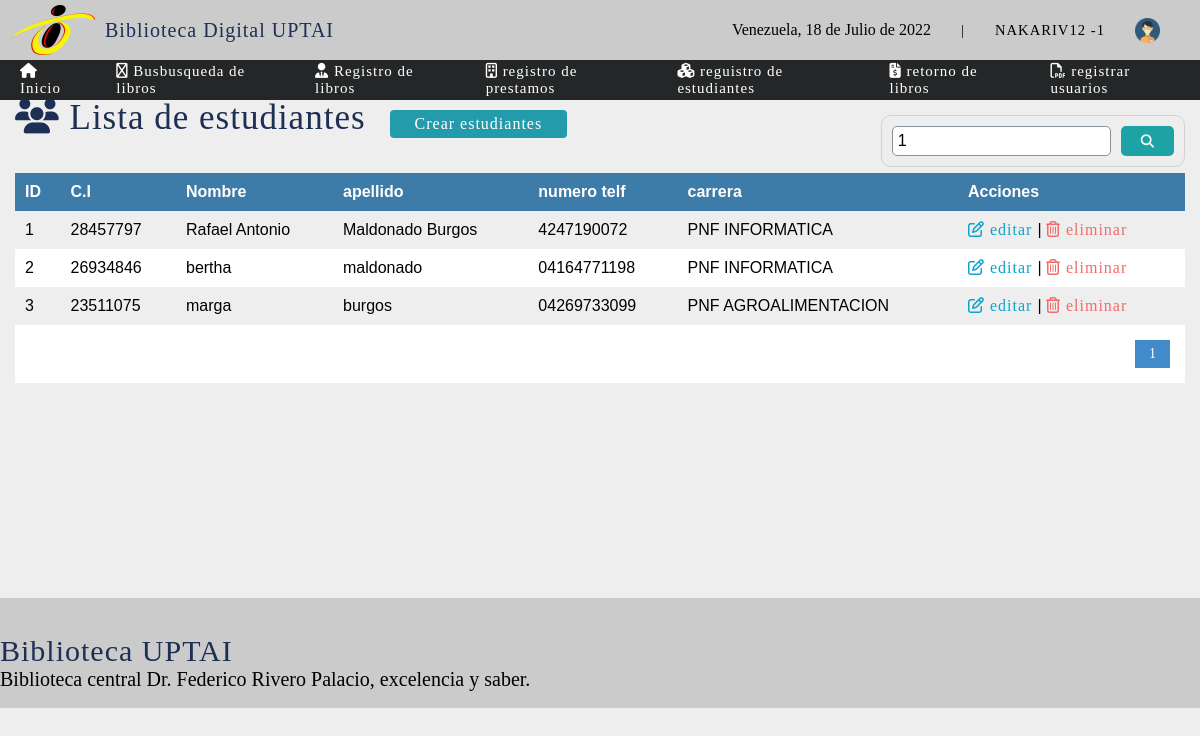
Screenshot of /sistema/buscar_estudiante.php?busqueda=1 (signed in) with the database file from the repository.
### tables this page shows
CREATE TABLE `inf_estudiante` (
  `id` int(4) NOT NULL,
  `cedula` int(10) NOT NULL,
  `nombre` varchar(20) NOT NULL,
  `apellido` varchar(20) NOT NULL,
  `numero` varchar(15) NOT NULL,
  `carrera` int(11) NOT NULL,
  `status` int(2) NOT NULL DEFAULT 1,
  `id_userCreador` int(11) DEFAULT NULL,
  `id_userDeleted` int(11) DEFAULT NULL
);

CREATE TABLE `carrera` (
  `idcarrera` int(11) NOT NULL,
  `nom_carrera` varchar(50) NOT NULL
);

### sistema/buscar_estudiante.php (the view, shortened to what this page needs)
<?php
	include "../conexion.php";
 ?>
<!DOCTYPE html>
<html lang="en">
<head>
	<?php include "vista/includes/scripts.php";?>
</head>
<body>
	<?php include "vista/includes/header.php";?>
	<section id="container">
		<?php
		$busqueda = strtolower($_REQUEST['busqueda']);
		 ?>
		<h1><i class="fas fa-users"></i> Lista de estudiantes</h1>
		<a href="registro_estudiante.php" class="btn_new">Crear estudiantes</a>
		<form action="buscar_estudiante.php" method="get" class="form_search">
			<input type="text" name="busqueda" id="busqueda" placeholder="buscar" value="<?php echo $busqueda; ?>">
			<button type="submit" class="btn_search"><i class="fas fa-search"></i></button>
		</form>
		<table>
			<tr>
                <th>ID</th>
				<th>C.I</th>
				<th>Nombre</th>
				<th>apellido</th>
				<th>numero telf</th>
				<th>carrera</th>
				<th>Acciones</th>
			</tr>
			<?php
			$carrera = '';
			$sql_register =  mysqli_query($conection, "SELECT count(*) as total_registro FROM inf_estudiante
															WHERE ( id LIKE '%$busqueda%' OR
																	cedula LIKE '%$busqueda%' OR
																	nombre LIKE '%$busqueda%' OR
																	apellido LIKE '%$busqueda%' OR
                                                                    numero LIKE '%$busqueda%'
																	$carrera )
															AND status = 1");
			$result_register = mysqli_fetch_array($sql_register);
			$total_registro = $result_register['total_registro'];
			$por_pagina = 5;
			if(empty($_GET['pagina']))
			{
				$pagina = 1;
			}else{
				$pagina = $_GET['pagina'];
			}
			$desde = ($pagina-1) * $por_pagina;
			$total_paginas = ceil($total_registro / $por_pagina);
			$query =  mysqli_query($conection,"SELECT e.id, e.cedula, e.nombre, e.apellido, e.numero, c.nom_carrera FROM inf_estudiante e INNER JOIN carrera c ON e.carrera = c.idcarrera
										WHERE ( e.id LIKE '%$busqueda%' OR
												e.cedula LIKE '%$busqueda%' OR
												e.nombre LIKE '%$busqueda%' OR
												e.apellido LIKE '%$busqueda%' OR
                                                e.numero LIKE '%$busqueda%' OR
												c.nom_carrera  LIKE '%$busqueda%')
										AND status = 1 ORDER BY e.id ASC LIMIT $desde, $por_pagina");
			$result = mysqli_num_rows($query);
			if($result > 0){
				while ($data = mysqli_fetch_array($query)) {
			 ?>
			<tr>
				<td><?php echo $data["id"] ;?></td>
				<td><?php echo $data["cedula"]; ?></td>
				<td><?php echo $data["nombre"] ;?></td>
				<td><?php echo $data["apellido"] ;?></td>
                <td><?php echo $data["numero"] ;?></td>
				<td><?php echo $data["nom_carrera"] ;?></td>
				<td>
					<a class="link_edit" href="editar_libros.php?id=<?php echo $data["id"];?>"><i class="far fa-edit"></i> editar </a>
					|
					<a class="link_delete" href="eliminar_libros.php?id=<?php echo $data["id"];?>"><i class="far fa-trash-alt"></i> eliminar</a>
				</td>
			</tr>
			<?php
				}
			}
			?>
		</table>
		<?php
			if($total_registro != 0){
		 ?>
		<div class="paginador">
			<ul>
					<?php
						for ($i=1; $i <= $total_paginas; $i++) {
							if ($i == $pagina ) {
								echo '<li class="pageSelected">'.$i.'</li>';
							}else{
								echo '<li><a href="?pagina='.$i.'&busqueda='.$busqueda.'">'.$i.'</a></li>';
							}
						}
					 ?>
			</ul>
		</div>
	<?php  } ?>
	</section>
	<?php include "vista/includes/footer.php";?>
</body>
</html>

### sistema/vista/css/estilos1.css (style rules this page uses)
* { margin: 0; padding: 0; box-sizing: border-box; }
body { margin: 0; background: #EEEEEE; }
a { text-decoration: none; font-family: 'Piazzolla'; letter-spacing: 1px; }
h1, h2, h3, h4, h5, h6 { font-family: 'Piazzolla'; font-weight: normal; letter-spacing: 1px; color: #1D2F54;; }
h1 { font-size: 26px; }
#container { padding: 90px 15px 15px; }
form { background: #fff; margin: auto; padding: 20px 50px; border: 1px solid #d1d1d1; }
input,select { display: block; width: 100%; font-size: 12pt; padding: 5px; border: 1px solid #85929c; border-radius: 5px; }
#container h1 { font-size: 35px; display: inline-block; }
.btn_new { display: inline-block; background: #239baa; color: #fff; padding: 5px 25px; border-radius: 4px; margin: 20px; }
table { margin-top: 15px; border-collapse: collapse; font-size: 12pt; font-family: 'arial'; width: 100%; }
table th { text-align: left; padding: 10px; background: #3d7ba8; color: #fff; }
table tr:nth-child(odd) { background: #fff; border: 2px; }
table td { padding: 10px; }
.link_edit { color: #0ca4ce; }
.link_delete { color: #f26b6b; }
.paginador ul { padding: 15px; list-style: none; background: #fff; display: -webkit-flex; display: -moz-flex; display: -ms-flex; display: -o-flex; display: flex; justify-content: flex-end; }
.paginador a, .pageSelected { color: #428bca; border: 1px solid #ddd; padding: 5px; display: inline-block; font-size: 14px; text-align: center; width: 35px; }
.pageSelected { color: #fff; background: #428bca; border: 1px solid #428bca; }
.form_search { margin-top: 25px; display: -webkit-flex; display: -moz-flex; display: -ms-flex; display: -o-flex; display: flex; float: right; background: initial; padding: 10px; border-radius: 10px; }
.form_search .btn_search { background: #1da3a3; color: #fff; padding: 0 20px; border: 0; cursor: pointer; margin-left: 10px; }
.form_search button { border-radius: 5px; }

### rows the page displays
inf_estudiante: id "1", cedula "28457797", nombre "Rafael Antonio", apellido "Maldonado Burgos", numero "4247190072", carrera.nom_carrera "PNF INFORMATICA"
inf_estudiante: id "2", cedula "26934846", nombre "bertha", apellido "maldonado", numero "04164771198", carrera.nom_carrera "PNF INFORMATICA"
inf_estudiante: id "3", cedula "23511075", nombre "marga", apellido "burgos", numero "04269733099", carrera.nom_carrera "PNF AGROALIMENTACION"

### other values shown
fechaC() "18 de Julio de 2022"
$_SESSION['user'] "NAKARIV12"
$_SESSION['rol'] "1"
